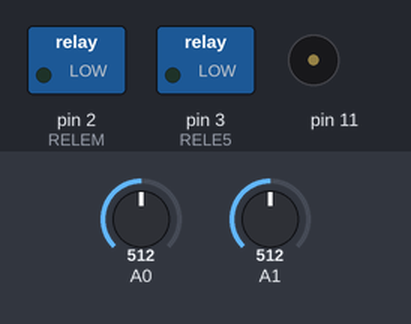
This sketch was run on a simulated Arduino Uno, built with avr-gcc and run on an emulated ATmega328P. Shown: switched loads named in the sketch (green lamp = pin HIGH), buzzer (waves = sounding). The inputs (shaded band) are chosen by the test bench; at power-on: A0 = 512, A1 = 512.

Above: at 3.7 s.
3.8 s: A0 set to 529
At 5.0 s:
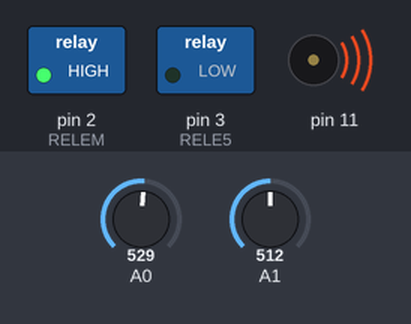
5.3 s: A1 set to 536
At 6.4 s:
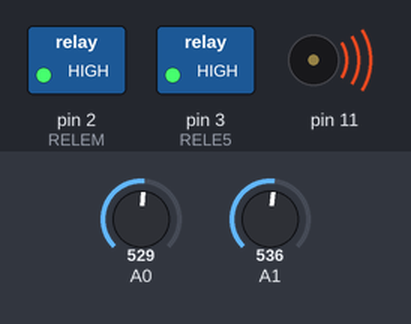
Timing chart, 0 to 12.8 s (numbered marks = the images above; inputs shaded):
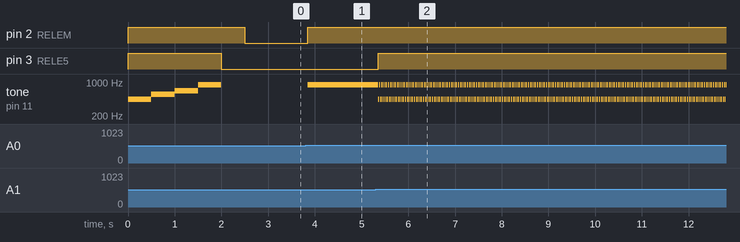

The sketch:

fuentecorto2.ino
```cpp
#define CORRIENTEM (A0) // pin de corriente de voltaje variable
#define CORRIENTE5 (A1) // pin de corriente de 5v
#define RELEM (2) // rele de corriente de voltaje variable
#define RELE5 (3) // rele de corriente de 5v

unsigned long espera5v = 0;
unsigned long esperamv = 0;

void setup() {
  // put your setup code here, to run once:
  Serial.begin(9600);
  pinMode(2, OUTPUT);
  digitalWrite(2, HIGH);
  pinMode(3, OUTPUT);
  digitalWrite(3, HIGH);
  tone(11, 440, 500);
  delay(500);
  tone(11, 554, 500);
  delay(500);
  tone(11, 659, 500);
  delay(500);
  tone(11, 440*2, 500);
  delay(500);
  //digitalWrite(2, LOW);
  digitalWrite(3, LOW);
  delay(500);
  digitalWrite(RELE5, LOW);
  digitalWrite(RELEM, LOW);
}

void loop() {
  // put your main code here, to run repeatedly:
  double corriente5 = lecturaM(CORRIENTE5);
  if (corriente5 > 3 || corriente5 < -0.2){
    digitalWrite(RELE5, HIGH);
    espera5v = millis()+5000;
    pitido(440,5000);
  }
  if (espera5v <= millis()){
    digitalWrite(RELE5, LOW);
    delay(10);
    corriente5 = lecturaM(CORRIENTE5);

  }
  double corrienteM = lecturaM(CORRIENTEM);
  if (corrienteM > 3 || corrienteM < -0.2){
    digitalWrite(RELEM, HIGH);
    esperamv = millis()+5000;
    pitido(440*2,5000);
  }
  if (esperamv <= millis()){
    digitalWrite(RELEM, LOW);
  }


}

double lecturaM(int pin) {
  #define mVperAmp (150) // use 100 for 20A Module and 66 for 30A Module
  #define ACSoffset (2500)

  int RawValue = lecturaFiltrada(pin);
  double Voltage = (RawValue / 1024.0) * 5000;
  double Amps = ((Voltage - ACSoffset) / mVperAmp);

  return -Amps;
}

int lecturaFiltrada(int pin) {
#define LECTURAS (10)
  int result = analogRead(pin);
  for (int i = 1; i < LECTURAS; i++) {
    delay(2);
    result += analogRead(pin);
  }
  return result / LECTURAS;
}

void pitido(int freq, int duracion){
  tone(11, freq, duracion);
}
```

Measured:
- the behaviour switches between 518 and 519 on A0 (found by bisection; images 0 and 1)
- the behaviour switches between 518 and 519 on A1 (found by bisection; images 1 and 2)
- after the input at 3.8 s, pin 2 (RELEM): LOW → HIGH after 0.05 s; tone on pin 11: silent → 880 Hz after 0.05 s
- after the input at 5.3 s, pin 3 (RELE5): LOW → HIGH after 0.06 s; tone on pin 11: alternates 880 Hz for 0.02 s and 440 Hz for 0.02 s, starting after 0.06 s
